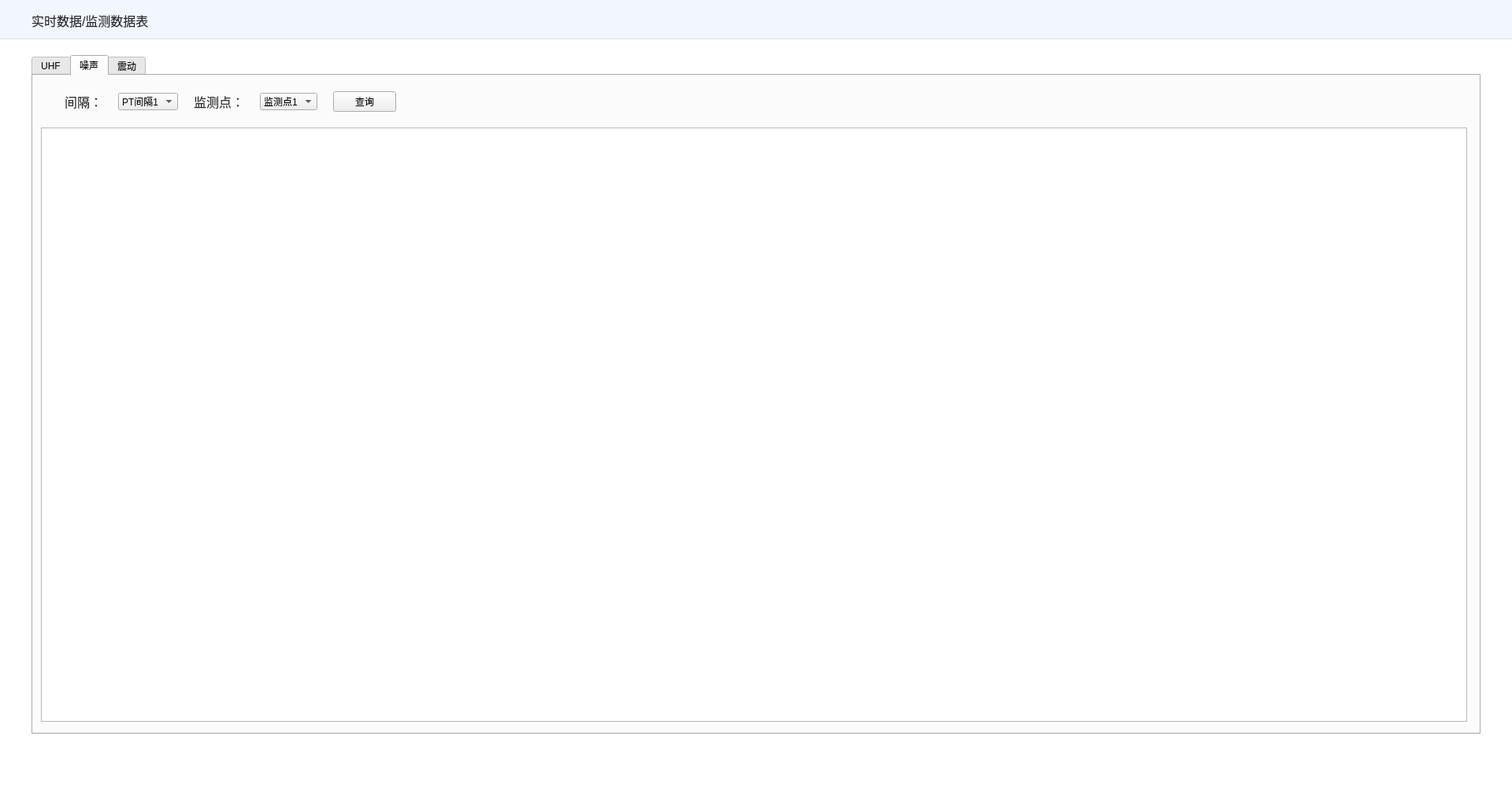
<?xml version="1.0" encoding="UTF-8"?>
<ui version="4.0">
 <class>ReadTimeDataPage</class>
 <widget class="QWidget" name="ReadTimeDataPage">
  <property name="geometry">
   <rect>
    <x>0</x>
    <y>0</y>
    <width>1920</width>
    <height>1005</height>
   </rect>
  </property>
  <property name="windowTitle">
   <string>Form</string>
  </property>
  <widget class="QWidget" name="topWidget" native="true">
   <property name="geometry">
    <rect>
     <x>0</x>
     <y>0</y>
     <width>1920</width>
     <height>50</height>
    </rect>
   </property>
   <property name="styleSheet">
    <string notr="true">QWidget#topWidget{
	background:rgba(241,246,255,1);
	border-style:solid;
	border-color:#DFDFDF;
	border-width: 0px 0px 1px 0px;
}</string>
   </property>
   <widget class="QLabel" name="label">
    <property name="geometry">
     <rect>
      <x>40</x>
      <y>15</y>
      <width>161</width>
      <height>21</height>
     </rect>
    </property>
    <property name="styleSheet">
     <string notr="true">width:64px;
height:21px;
font-size:16px;
font-family:微软雅黑;
color:rgba(38,38,38,1);
line-height:21px;</string>
    </property>
    <property name="text">
     <string>实时数据/监测数据表</string>
    </property>
   </widget>
  </widget>
  <widget class="QWidget" name="mainWidget" native="true">
   <property name="geometry">
    <rect>
     <x>0</x>
     <y>50</y>
     <width>1920</width>
     <height>955</height>
    </rect>
   </property>
   <property name="styleSheet">
    <string notr="true">QWidget#mainWidget{
	background:#ffffff;
}
QLabel{
width:64px;
height:21px;
font-size:16px;
font-family:微软雅黑;
color:rgba(38,38,38,1);
line-height:21px;
}</string>
   </property>
   <layout class="QVBoxLayout" name="hLayout">
    <property name="spacing">
     <number>13</number>
    </property>
    <property name="leftMargin">
     <number>40</number>
    </property>
    <property name="topMargin">
     <number>20</number>
    </property>
    <property name="rightMargin">
     <number>40</number>
    </property>
    <property name="bottomMargin">
     <number>72</number>
    </property>
    <item>
     <layout class="QHBoxLayout" name="layout">
      <item>
       <widget class="QTabWidget" name="tabWidget">
        <property name="currentIndex">
         <number>1</number>
        </property>
        <widget class="QWidget" name="UHFTab">
         <attribute name="title">
          <string>UHF</string>
         </attribute>
         <widget class="QWidget" name="layoutWidget">
          <property name="geometry">
           <rect>
            <x>10</x>
            <y>10</y>
            <width>1811</width>
            <height>811</height>
           </rect>
          </property>
          <layout class="QVBoxLayout" name="verticalLayout">
           <property name="spacing">
            <number>10</number>
           </property>
           <item>
            <layout class="QHBoxLayout" name="horizontalLayout">
             <property name="spacing">
              <number>20</number>
             </property>
             <property name="leftMargin">
              <number>30</number>
             </property>
             <property name="topMargin">
              <number>10</number>
             </property>
             <property name="bottomMargin">
              <number>10</number>
             </property>
             <item>
              <widget class="QLabel" name="label_2">
               <property name="text">
                <string>间隔：</string>
               </property>
              </widget>
             </item>
             <item>
              <widget class="QComboBox" name="intervalCombo1">
               <item>
                <property name="text">
                 <string>PT间隔1</string>
                </property>
               </item>
               <item>
                <property name="text">
                 <string>PT间隔2</string>
                </property>
               </item>
               <item>
                <property name="text">
                 <string>PT间隔3</string>
                </property>
               </item>
               <item>
                <property name="text">
                 <string>PT间隔4</string>
                </property>
               </item>
               <item>
                <property name="text">
                 <string>不限</string>
                </property>
               </item>
              </widget>
             </item>
             <item>
              <widget class="QLabel" name="label_3">
               <property name="text">
                <string>监测点：</string>
               </property>
              </widget>
             </item>
             <item>
              <widget class="QComboBox" name="monitorCombo1">
               <item>
                <property name="text">
                 <string>监测点1</string>
                </property>
               </item>
               <item>
                <property name="text">
                 <string>监测点2</string>
                </property>
               </item>
               <item>
                <property name="text">
                 <string>监测点3</string>
                </property>
               </item>
               <item>
                <property name="text">
                 <string>监测点4</string>
                </property>
               </item>
               <item>
                <property name="text">
                 <string>监测点5</string>
                </property>
               </item>
               <item>
                <property name="text">
                 <string>不限</string>
                </property>
               </item>
              </widget>
             </item>
             <item>
              <widget class="QPushButton" name="pushButton">
               <property name="text">
                <string>查询</string>
               </property>
              </widget>
             </item>
             <item>
              <spacer name="horizontalSpacer">
               <property name="orientation">
                <enum>Qt::Horizontal</enum>
               </property>
               <property name="sizeHint" stdset="0">
                <size>
                 <width>40</width>
                 <height>20</height>
                </size>
               </property>
              </spacer>
             </item>
            </layout>
           </item>
           <item>
            <widget class="QTableWidget" name="m_pTableWidget"/>
           </item>
          </layout>
         </widget>
        </widget>
        <widget class="QWidget" name="noiseTab">
         <attribute name="title">
          <string>噪声</string>
         </attribute>
         <widget class="QWidget" name="layoutWidget_2">
          <property name="geometry">
           <rect>
            <x>10</x>
            <y>10</y>
            <width>1811</width>
            <height>811</height>
           </rect>
          </property>
          <layout class="QVBoxLayout" name="verticalLayout_2">
           <property name="spacing">
            <number>10</number>
           </property>
           <item>
            <layout class="QHBoxLayout" name="horizontalLayout_2">
             <property name="spacing">
              <number>20</number>
             </property>
             <property name="leftMargin">
              <number>30</number>
             </property>
             <property name="topMargin">
              <number>10</number>
             </property>
             <property name="bottomMargin">
              <number>10</number>
             </property>
             <item>
              <widget class="QLabel" name="label_4">
               <property name="text">
                <string>间隔：</string>
               </property>
              </widget>
             </item>
             <item>
              <widget class="QComboBox" name="intervalCombo2">
               <item>
                <property name="text">
                 <string>PT间隔1</string>
                </property>
               </item>
               <item>
                <property name="text">
                 <string>PT间隔2</string>
                </property>
               </item>
               <item>
                <property name="text">
                 <string>PT间隔3</string>
                </property>
               </item>
               <item>
                <property name="text">
                 <string>PT间隔4</string>
                </property>
               </item>
               <item>
                <property name="text">
                 <string>不限</string>
                </property>
               </item>
              </widget>
             </item>
             <item>
              <widget class="QLabel" name="label_5">
               <property name="text">
                <string>监测点：</string>
               </property>
              </widget>
             </item>
             <item>
              <widget class="QComboBox" name="monitorCombo2">
               <item>
                <property name="text">
                 <string>监测点1</string>
                </property>
               </item>
               <item>
                <property name="text">
                 <string>监测点2</string>
                </property>
               </item>
               <item>
                <property name="text">
                 <string>监测点3</string>
                </property>
               </item>
               <item>
                <property name="text">
                 <string>监测点4</string>
                </property>
               </item>
               <item>
                <property name="text">
                 <string>监测点5</string>
                </property>
               </item>
               <item>
                <property name="text">
                 <string>不限</string>
                </property>
               </item>
              </widget>
             </item>
             <item>
              <widget class="QPushButton" name="pushButton_2">
               <property name="text">
                <string>查询</string>
               </property>
              </widget>
             </item>
             <item>
              <spacer name="horizontalSpacer_2">
               <property name="orientation">
                <enum>Qt::Horizontal</enum>
               </property>
               <property name="sizeHint" stdset="0">
                <size>
                 <width>40</width>
                 <height>20</height>
                </size>
               </property>
              </spacer>
             </item>
            </layout>
           </item>
           <item>
            <widget class="QTableWidget" name="m_pTableWidget2"/>
           </item>
          </layout>
         </widget>
        </widget>
        <widget class="QWidget" name="quakeTab">
         <attribute name="title">
          <string>震动</string>
         </attribute>
         <widget class="QWidget" name="layoutWidget_3">
          <property name="geometry">
           <rect>
            <x>10</x>
            <y>10</y>
            <width>1811</width>
            <height>811</height>
           </rect>
          </property>
          <layout class="QVBoxLayout" name="verticalLayout_3">
           <property name="spacing">
            <number>10</number>
           </property>
           <item>
            <layout class="QHBoxLayout" name="horizontalLayout_3">
             <property name="spacing">
              <number>20</number>
             </property>
             <property name="leftMargin">
              <number>30</number>
             </property>
             <property name="topMargin">
              <number>10</number>
             </property>
             <property name="bottomMargin">
              <number>10</number>
             </property>
             <item>
              <widget class="QLabel" name="label_6">
               <property name="text">
                <string>间隔：</string>
               </property>
              </widget>
             </item>
             <item>
              <widget class="QComboBox" name="intervalCombo3">
               <item>
                <property name="text">
                 <string>PT间隔1</string>
                </property>
               </item>
               <item>
                <property name="text">
                 <string>PT间隔2</string>
                </property>
               </item>
               <item>
                <property name="text">
                 <string>PT间隔3</string>
                </property>
               </item>
               <item>
                <property name="text">
                 <string>PT间隔4</string>
                </property>
               </item>
               <item>
                <property name="text">
                 <string>不限</string>
                </property>
               </item>
              </widget>
             </item>
             <item>
              <widget class="QLabel" name="label_7">
               <property name="text">
                <string>监测点：</string>
               </property>
              </widget>
             </item>
             <item>
              <widget class="QComboBox" name="monitorCombo3">
               <item>
                <property name="text">
                 <string>监测点1</string>
                </property>
               </item>
               <item>
                <property name="text">
                 <string>监测点2</string>
                </property>
               </item>
               <item>
                <property name="text">
                 <string>监测点3</string>
                </property>
               </item>
               <item>
                <property name="text">
                 <string>监测点4</string>
                </property>
               </item>
               <item>
                <property name="text">
                 <string>监测点5</string>
                </property>
               </item>
               <item>
                <property name="text">
                 <string>不限</string>
                </property>
               </item>
              </widget>
             </item>
             <item>
              <widget class="QPushButton" name="pushButton_3">
               <property name="text">
                <string>查询</string>
               </property>
              </widget>
             </item>
             <item>
              <spacer name="horizontalSpacer_3">
               <property name="orientation">
                <enum>Qt::Horizontal</enum>
               </property>
               <property name="sizeHint" stdset="0">
                <size>
                 <width>40</width>
                 <height>20</height>
                </size>
               </property>
              </spacer>
             </item>
            </layout>
           </item>
           <item>
            <widget class="QTableWidget" name="m_pTableWidget3"/>
           </item>
          </layout>
         </widget>
        </widget>
       </widget>
      </item>
     </layout>
    </item>
   </layout>
  </widget>
 </widget>
 <resources/>
 <connections/>
</ui>
